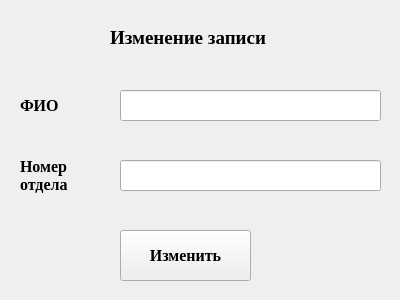
<?xml version="1.0" encoding="UTF-8"?>
<ui version="4.0">
 <class>Form</class>
 <widget class="QWidget" name="Form">
  <property name="geometry">
   <rect>
    <x>0</x>
    <y>0</y>
    <width>400</width>
    <height>300</height>
   </rect>
  </property>
  <property name="windowTitle">
   <string>Form</string>
  </property>
  <widget class="QPushButton" name="pushButton">
   <property name="geometry">
    <rect>
     <x>120</x>
     <y>230</y>
     <width>131</width>
     <height>51</height>
    </rect>
   </property>
   <property name="font">
    <font>
     <family>Times New Roman</family>
     <pointsize>12</pointsize>
     <weight>75</weight>
     <bold>true</bold>
    </font>
   </property>
   <property name="text">
    <string>Изменить</string>
   </property>
  </widget>
  <widget class="QLabel" name="number_2">
   <property name="geometry">
    <rect>
     <x>20</x>
     <y>150</y>
     <width>91</width>
     <height>51</height>
    </rect>
   </property>
   <property name="font">
    <font>
     <family>Times New Roman</family>
     <pointsize>12</pointsize>
     <weight>75</weight>
     <bold>true</bold>
    </font>
   </property>
   <property name="text">
    <string>Номер отдела</string>
   </property>
   <property name="wordWrap">
    <bool>true</bool>
   </property>
  </widget>
  <widget class="QLineEdit" name="lineEdit_number">
   <property name="geometry">
    <rect>
     <x>120</x>
     <y>90</y>
     <width>261</width>
     <height>31</height>
    </rect>
   </property>
   <property name="text">
    <string/>
   </property>
  </widget>
  <widget class="QLineEdit" name="lineEdit_number_2">
   <property name="geometry">
    <rect>
     <x>120</x>
     <y>160</y>
     <width>261</width>
     <height>31</height>
    </rect>
   </property>
   <property name="text">
    <string/>
   </property>
  </widget>
  <widget class="QLabel" name="FIO_2">
   <property name="geometry">
    <rect>
     <x>20</x>
     <y>90</y>
     <width>101</width>
     <height>31</height>
    </rect>
   </property>
   <property name="font">
    <font>
     <family>Times New Roman</family>
     <pointsize>12</pointsize>
     <weight>75</weight>
     <bold>true</bold>
    </font>
   </property>
   <property name="text">
    <string>ФИО</string>
   </property>
  </widget>
  <widget class="QLabel" name="name">
   <property name="geometry">
    <rect>
     <x>110</x>
     <y>30</y>
     <width>161</width>
     <height>16</height>
    </rect>
   </property>
   <property name="font">
    <font>
     <family>Times New Roman</family>
     <pointsize>14</pointsize>
     <weight>75</weight>
     <bold>true</bold>
    </font>
   </property>
   <property name="text">
    <string>Изменение записи</string>
   </property>
  </widget>
 </widget>
 <resources/>
 <connections/>
</ui>
